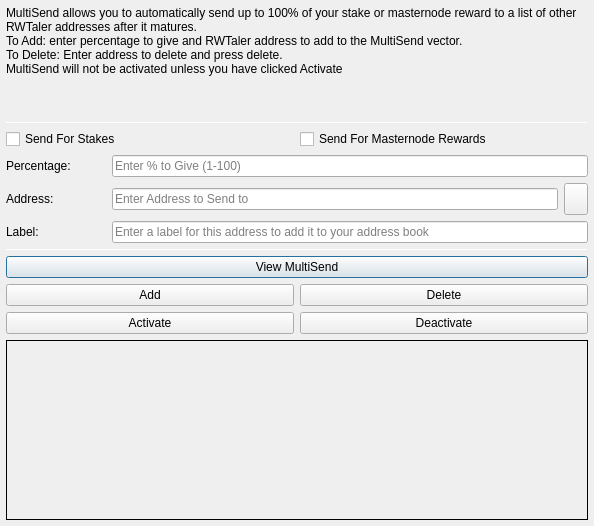
<?xml version="1.0" encoding="UTF-8"?>
<ui version="4.0">
 <class>MultiSendDialog</class>
 <widget class="QDialog" name="MultiSendDialog">
  <property name="windowModality">
   <enum>Qt::NonModal</enum>
  </property>
  <property name="geometry">
   <rect>
    <x>0</x>
    <y>0</y>
    <width>594</width>
    <height>526</height>
   </rect>
  </property>
  <property name="windowTitle">
   <string>MultiSend</string>
  </property>
  <layout class="QVBoxLayout" name="verticalLayout" stretch="0">
   <property name="margin">
    <number>6</number>
   </property>
   <item>
    <layout class="QVBoxLayout" name="verticalLayout_Main" stretch="1,1,1,0,1,1,1">
     <item>
      <widget class="QLabel" name="label_2">
       <property name="lineWidth">
        <number>1</number>
       </property>
       <property name="text">
        <string>MultiSend allows you to automatically send up to 100% of your stake or masternode reward to a list of other RWTaler addresses after it matures.
To Add: enter percentage to give and RWTaler address to add to the MultiSend vector.
To Delete: Enter address to delete and press delete.
MultiSend will not be activated unless you have clicked Activate</string>
       </property>
       <property name="alignment">
        <set>Qt::AlignLeading|Qt::AlignLeft|Qt::AlignTop</set>
       </property>
       <property name="wordWrap">
        <bool>true</bool>
       </property>
      </widget>
     </item>
     <item>
      <widget class="Line" name="line">
       <property name="minimumSize">
        <size>
         <width>0</width>
         <height>1</height>
        </size>
       </property>
       <property name="maximumSize">
        <size>
         <width>16777215</width>
         <height>1</height>
        </size>
       </property>
       <property name="orientation">
        <enum>Qt::Horizontal</enum>
       </property>
      </widget>
     </item>
     <item>
      <layout class="QVBoxLayout" name="verticalLayout_Settings">
       <item>
        <layout class="QHBoxLayout" name="horizontalLayout">
         <item>
          <widget class="QCheckBox" name="multiSendStakeCheckBox">
           <property name="text">
            <string>Send For Stakes</string>
           </property>
          </widget>
         </item>
         <item>
          <widget class="QCheckBox" name="multiSendMasternodeCheckBox">
           <property name="text">
            <string>Send For Masternode Rewards</string>
           </property>
          </widget>
         </item>
        </layout>
       </item>
       <item>
        <layout class="QHBoxLayout" name="horizontalLayout_6">
         <item>
          <widget class="QLabel" name="label">
           <property name="minimumSize">
            <size>
             <width>100</width>
             <height>0</height>
            </size>
           </property>
           <property name="toolTip">
            <string>Percentage of stake to send</string>
           </property>
           <property name="text">
            <string>Percentage:</string>
           </property>
          </widget>
         </item>
         <item>
          <widget class="QLineEdit" name="multiSendPercentEdit">
           <property name="toolTip">
            <string>Enter whole numbers 1 - 100</string>
           </property>
           <property name="placeholderText">
            <string>Enter % to Give (1-100)</string>
           </property>
          </widget>
         </item>
        </layout>
       </item>
       <item>
        <layout class="QHBoxLayout" name="horizontalLayout_7">
         <item>
          <widget class="QLabel" name="label_5">
           <property name="minimumSize">
            <size>
             <width>100</width>
             <height>0</height>
            </size>
           </property>
           <property name="toolTip">
            <string>Address to send portion of stake to</string>
           </property>
           <property name="text">
            <string>Address:</string>
           </property>
          </widget>
         </item>
         <item>
          <widget class="QLineEdit" name="multiSendAddressEdit">
           <property name="toolTip">
            <string/>
           </property>
           <property name="placeholderText">
            <string>Enter Address to Send to</string>
           </property>
          </widget>
         </item>
         <item>
          <widget class="QToolButton" name="addressBookButton">
           <property name="maximumSize">
            <size>
             <width>16777215</width>
             <height>32</height>
            </size>
           </property>
           <property name="toolTip">
            <string>Choose an address from the address book</string>
           </property>
           <property name="text">
            <string/>
           </property>
           <property name="icon">
            <iconset resource="../rwtaler.qrc">
             <normaloff>:/icons/address-book</normaloff>:/icons/address-book</iconset>
           </property>
           <property name="shortcut">
            <string>Alt+A</string>
           </property>
          </widget>
         </item>
        </layout>
       </item>
      </layout>
     </item>
     <item>
      <layout class="QHBoxLayout" name="horizontalLayout_3">
       <item>
        <widget class="QLabel" name="label_3">
         <property name="minimumSize">
          <size>
           <width>100</width>
           <height>0</height>
          </size>
         </property>
         <property name="text">
          <string>Label:</string>
         </property>
        </widget>
       </item>
       <item>
        <widget class="QLineEdit" name="labelAddressLabelEdit">
         <property name="placeholderText">
          <string>Enter a label for this address to add it to your address book</string>
         </property>
        </widget>
       </item>
      </layout>
     </item>
     <item>
      <widget class="Line" name="line_2">
       <property name="minimumSize">
        <size>
         <width>0</width>
         <height>1</height>
        </size>
       </property>
       <property name="maximumSize">
        <size>
         <width>16777215</width>
         <height>1</height>
        </size>
       </property>
       <property name="orientation">
        <enum>Qt::Horizontal</enum>
       </property>
      </widget>
     </item>
     <item>
      <layout class="QVBoxLayout" name="verticalLayout_Buttons">
       <item>
        <layout class="QHBoxLayout" name="horizontalLayout_4">
         <item>
          <widget class="QPushButton" name="viewButton">
           <property name="toolTip">
            <string/>
           </property>
           <property name="statusTip">
            <string>View MultiSend Vector</string>
           </property>
           <property name="text">
            <string>View MultiSend</string>
           </property>
          </widget>
         </item>
        </layout>
       </item>
       <item>
        <layout class="QHBoxLayout" name="horizontalLayout_2">
         <item>
          <widget class="QPushButton" name="addButton">
           <property name="toolTip">
            <string/>
           </property>
           <property name="statusTip">
            <string>Add to MultiSend Vector</string>
           </property>
           <property name="text">
            <string>Add</string>
           </property>
          </widget>
         </item>
         <item>
          <widget class="QPushButton" name="deleteButton">
           <property name="toolTip">
            <string/>
           </property>
           <property name="statusTip">
            <string>Delete Address From MultiSend Vector</string>
           </property>
           <property name="text">
            <string>Delete</string>
           </property>
          </widget>
         </item>
        </layout>
       </item>
       <item>
        <layout class="QHBoxLayout" name="horizontalLayout_5">
         <item>
          <widget class="QPushButton" name="activateButton">
           <property name="statusTip">
            <string>Activate MultiSend</string>
           </property>
           <property name="text">
            <string>Activate</string>
           </property>
          </widget>
         </item>
         <item>
          <widget class="QPushButton" name="disableButton">
           <property name="statusTip">
            <string>Deactivate MultiSend</string>
           </property>
           <property name="text">
            <string>Deactivate</string>
           </property>
          </widget>
         </item>
        </layout>
       </item>
      </layout>
     </item>
     <item>
      <widget class="QLabel" name="message">
       <property name="minimumSize">
        <size>
         <width>0</width>
         <height>180</height>
        </size>
       </property>
       <property name="frameShape">
        <enum>QFrame::Panel</enum>
       </property>
       <property name="frameShadow">
        <enum>QFrame::Plain</enum>
       </property>
       <property name="lineWidth">
        <number>1</number>
       </property>
       <property name="midLineWidth">
        <number>1</number>
       </property>
       <property name="text">
        <string/>
       </property>
       <property name="alignment">
        <set>Qt::AlignLeading|Qt::AlignLeft|Qt::AlignTop</set>
       </property>
       <property name="wordWrap">
        <bool>true</bool>
       </property>
      </widget>
     </item>
    </layout>
   </item>
  </layout>
 </widget>
 <resources>
  <include location="../rwtaler.qrc"/>
 </resources>
 <connections/>
</ui>
